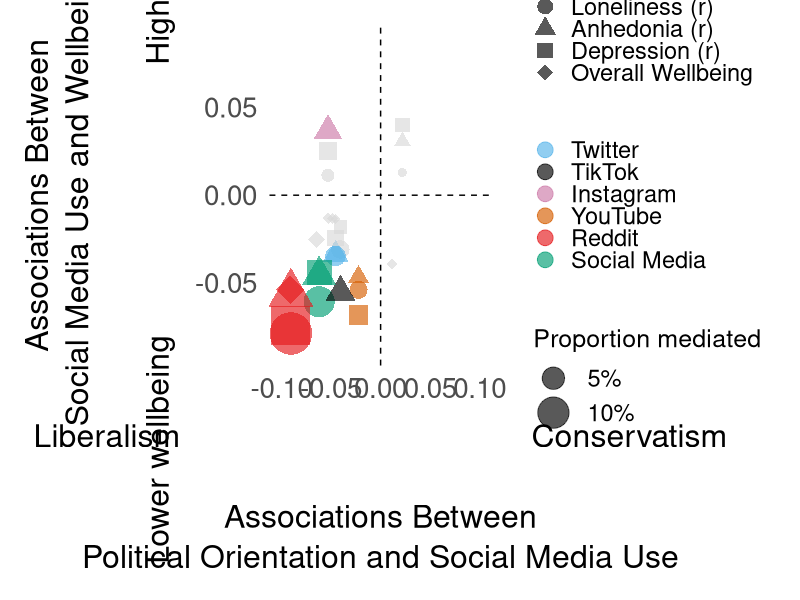
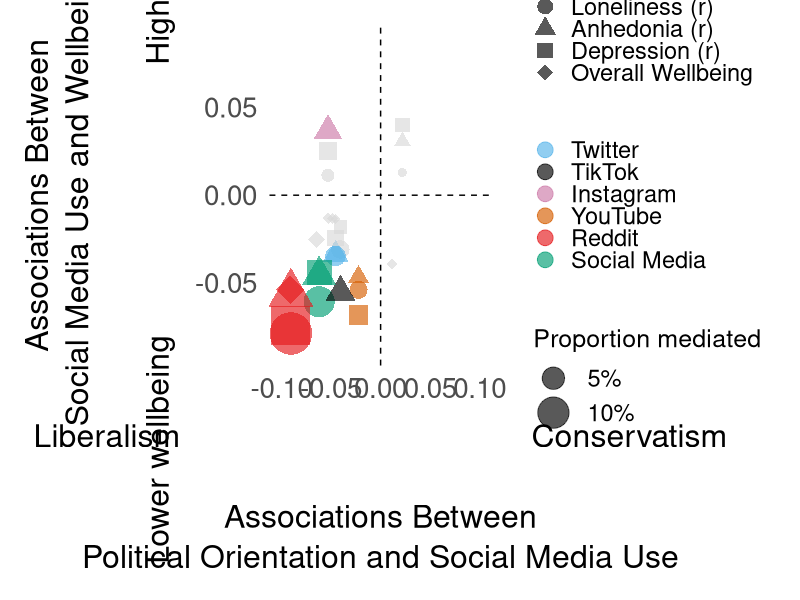

Reproduce these figures in R, in order.
#############################################
#
#       ANES main mediation figure
#
#############################################

library(dplyr)
library(ggplot2)

anes_res <- read.csv("anes_w3_mediation_results.csv")

platforms <- c(
  "facebook_frequency",
  "instagram_frequency",
  "reddit_frequency",
  "tiktok_frequency",
  "youtube_frequency",
  "twitter_frequency",
  "total_platform_frequency"
)

#############################################
# Prepare data

fig_df <- anes_res %>%
  filter(
    mediator %in% platforms,
    model_type == "mediation",
    sample == "all"
  ) %>%
  mutate(
    y_est = b_path_est,
    sig_acme = !(acme_ci_low < 0 & acme_ci_high > 0) &
      is.finite(acme_ci_low) &
      is.finite(acme_ci_high),
    outcome = dplyr::recode(
      outcome,
      "loneliness" = "Loneliness (r)",
      "anhedonia" = "Anhedonia (r)",
      "depression" = "Depression (r)",
      "affective_wellbeing" = "Overall Wellbeing"
    ),
    mediator = dplyr::recode(
      mediator,
      "facebook_frequency" = "Facebook",
      "instagram_frequency" = "Instagram",
      "reddit_frequency" = "Reddit",
      "tiktok_frequency" = "TikTok",
      "youtube_frequency" = "YouTube",
      "twitter_frequency" = "Twitter",
      "total_platform_frequency" = "Social Media"
    ),
    color_var = if_else(sig_acme, mediator, "n.s.")
  ) %>%
  filter(is.finite(a_path_est), is.finite(y_est), is.finite(prop_mediated_est)) %>%
  mutate(
    outcome = factor(
      outcome,
      levels = c(
        "Loneliness (r)",
        "Anhedonia (r)",
        "Depression (r)",
        "Overall Wellbeing"
      )
    ),
    color_var = factor(
      color_var,
      levels = c(
        "Facebook",
        "Twitter",
        "TikTok",
        "Instagram",
        "YouTube",
        "Reddit",
        "Social Media",
        "n.s."
      )
    )
  )

#############################################
# Plot settings

color_palette <- c(
  "Facebook" = "#0072B2",
  "Twitter" = "#56B4E9",
  "TikTok" = "#010101",
  "Instagram" = "#CC79A7",
  "YouTube" = "#D55E00",
  "Reddit" = "#E41A1C",
  "Social Media" = "#009E73",
  "n.s." = "grey85"
)

outcome_shape_vals <- c(
  "Loneliness (r)" = 16,
  "Anhedonia (r)" = 17,
  "Depression (r)" = 15,
  "Overall Wellbeing" = 18
)

theme_clean <- theme_minimal(base_size = 20) +
  theme(
    panel.grid.minor = element_blank(),
    panel.grid.major.x = element_blank(),
    panel.background = element_rect(fill = "white", colour = NA),
    plot.background = element_rect(fill = "white", colour = NA)
  )

x_limit <- max(abs(fig_df$a_path_est), na.rm = TRUE) * 1.12
y_limit <- max(abs(fig_df$y_est), na.rm = TRUE) * 1.12

#############################################
# Create figure

p <- ggplot(fig_df, aes(x = a_path_est, y = y_est)) +
  geom_hline(yintercept = 0, colour = "black", linetype = "dashed") +
  geom_vline(xintercept = 0, colour = "black", linetype = "dashed") +
  geom_point(
    aes(
      size = abs(prop_mediated_est),
      color = color_var,
      shape = outcome
    ),
    alpha = 0.65
  ) +
  scale_size_area(
    max_size = 14,
    name = "Proportion mediated",
    breaks = c(0.05, 0.10, 0.20),
    labels = scales::percent_format(accuracy = 1)
  ) +
  scale_color_manual(
    values = color_palette,
    name = NULL,
    breaks = c(
      "Facebook",
      "Twitter",
      "TikTok",
      "Instagram",
      "YouTube",
      "Reddit",
      "Social Media"
    ),
    guide = guide_legend(override.aes = list(size = 5), order = 2)
  ) +
  scale_shape_manual(
    values = outcome_shape_vals,
    name = "Wellbeing outcome",
    guide = guide_legend(override.aes = list(size = 5), order = 1)
  ) +
  scale_x_continuous(limits = c(-x_limit, x_limit)) +
  scale_y_continuous(limits = c(-y_limit, y_limit)) +
  labs(
    x = "Liberalism                                       Conservatism\n\nAssociations Between\nPolitical Orientation and Social Media Use",
    y = "Associations Between\nSocial Media Use and Wellbeing\n\nLower wellbeing                              Higher wellbeing"
  ) +
  theme_clean +
  theme(
    panel.grid.major.y = element_blank(),
    axis.text.x = element_text(size = 20),
    axis.text.y = element_text(size = 20),
    axis.title.x = element_text(size = 23, lineheight = 1.05, margin = margin(t = 14)),
    axis.title.y = element_text(size = 23, lineheight = 1.05, margin = margin(r = 14)),
    legend.position = "right",
    legend.text = element_text(size = 17),
    legend.title = element_text(size = 18),
    legend.key.height = unit(0.9, "lines"),
    plot.margin = margin(t = 18, r = 18, b = 18, l = 18)
  )

p

ggsave(
  "Plots/fig_ANES.png",
  plot = p,
  width = 15,
  height = 10,
  dpi = 300
)
